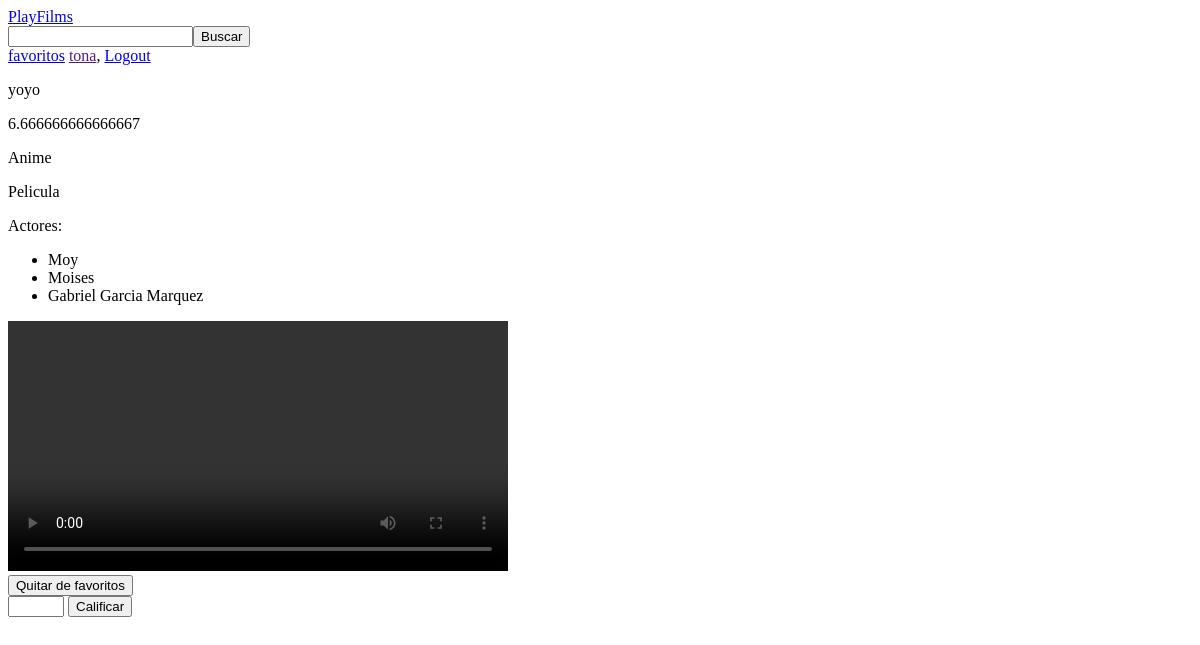
Before: /catalogo/pelicula/2/ (signed in) with the older database file.
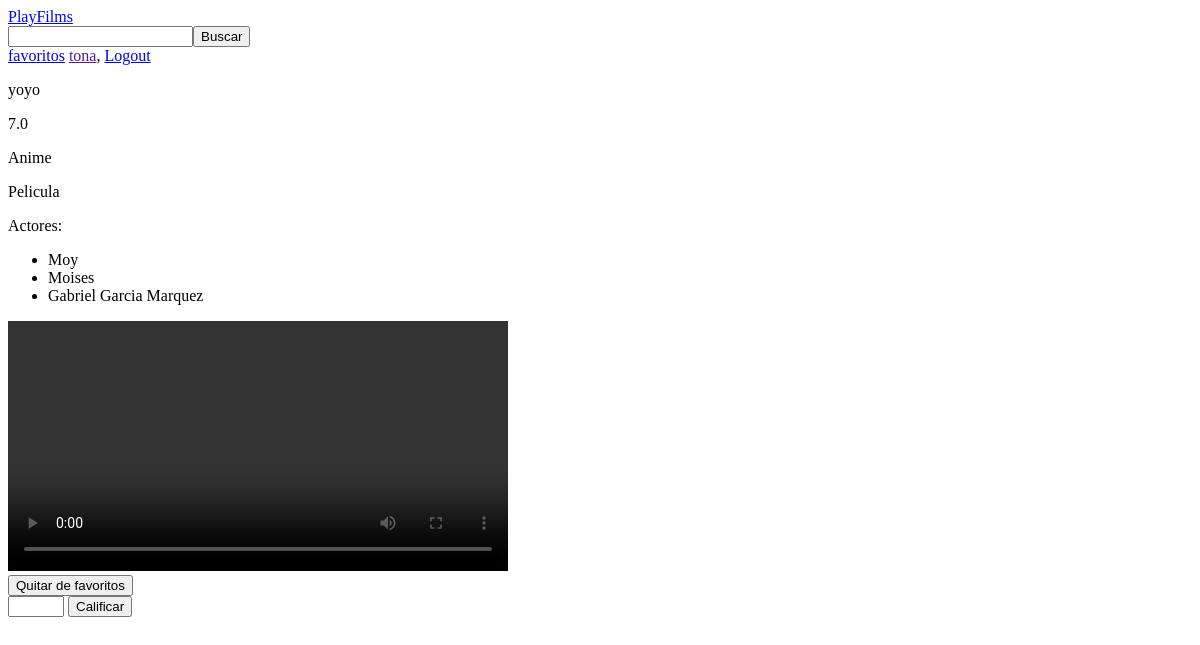
After: the same page with the newer database file.
### catalogue/models.py (models this page shows, shortened)
class Content(models.Model):
    type_of_content_choices = (
        (1, "Pelicula"),
        (2, "Serie")
    )
    title = models.CharField(max_length=100)
    content_file = models.FileField(upload_to='content', blank=True)
    score = models.FloatField(default=5)
    actors = models.ManyToManyField(Actor, blank=True)
    type_of_content = models.IntegerField(choices=type_of_content_choices)
    category = models.ForeignKey(Category)
    cover = models.ImageField(upload_to='covers', blank=True)
    class Meta():
        ordering = ['title', 'score']
    def player(self):
        return """
        <video controls width="200">
          <source src="%s" type="video/mp4">
        Your browser does not support the video element.
        </video>""" % self.content_file.url
    player.allow_tags = True

class Category(models.Model):
    name = models.CharField(max_length=100)
    def __str__(self):
        return self.name

class Actor(models.Model):
    name = models.CharField(max_length=255)
    rol = models.CharField(max_length=45)

### catalogue/views.py (the view)
# urls.py: url(r'^pelicula/(?P<pk>[0-9]+)/$', views.film_detail, name='pelicula'),
@login_required(login_url='/user/login/')
def film_detail(request, pk):
    film = Content.objects.get(pk=pk)
    data = cargar_info_usuario(request)
    temp_user = request.user.userprofile
    if History.objects.filter(user_profile=temp_user, content=film, is_favorite=True).exists():
        data['fav_submit'] = 'Quitar de favoritos'
    else:
        data['fav_submit'] = 'Agregar a favoritos'
    return render(request, 'pelicula.html', {'film': film, 'data': data})

### catalogue/views.py (called while the page is built)
def cargar_info_usuario(request):
    is_auth = False
    username = None
    if request.user.is_authenticated():
        is_auth = True
        username = request.user.username
    data = {
        'is_auth': is_auth,
        'username': username,
    }
    return data

### templates/pelicula.html (shortened to what this page needs)
{% extends 'base.html' %}
{% block content %}
    <p>{{ film.title }}</p>
    <p id="puntaje">{{ film.score }}</p>
    <p>{{ film.category }}</p>
    <p>{{ film.get_type_of_content_display }}</p>
    <p>Actores: </p>
    <ul>
        {% for actor in film.actors.all %}
            <li>{{ actor.name }} {{ actor.role }}</li>
        {% endfor %}
    </ul>
    <video controls width="500">
        <source src="{{ film.content_file.url }}" type="video/mp4">
    </video>
    <form action="{% url 'catalogue:agregar' %}" method="GET" id="favorito">
        <input type="submit" id="submit-favorito" value="{{ data.fav_submit }}">
    </form>
    <form action="{% url 'catalogue:puntuar' %}" method="GET" id="puntuar">
        <input type="number" min="0" max="10" id="calificacion" required>
        <input type="submit" value="Calificar">
    </form>
{% endblock %}

### templates/base.html (shortened to what this page needs)
{% load staticfiles %}
<!DOCTYPE html>
<html>
<head>
</head>
<body>
<header>
    <div><a href="{%  url 'catalogue:content' %}">PlayFilms</a></div>
    <div>
        {% if data.is_auth %}
            <form action="{%  url 'catalogue:content' %}" method="get">
                <input id="buscar" type="search" name="q"><input type="submit" value="Buscar">
            </form>
            <a href="{% url 'user:favorites' %}">favoritos</a>
            <a href="">{{ data.username }}</a>, <a href="{% url 'user:logout' %}">Logout</a>
        {% endif %}
    </div>
</header>
    {% block content %}
    {% endblock %}
</body>
</html>

Changed rows visible on the page:
changed Content "yoyo": score "6.666666666666667" → "7.0"
